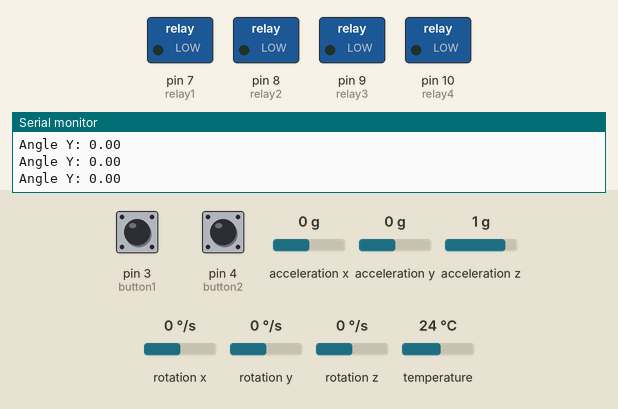
Bench run of a sketch on a simulated Arduino Uno, built with avr-gcc and run on an emulated ATmega328P. Parts: switched loads named in the sketch (green lamp = pin HIGH), the last lines printed to the serial monitor. The test bench sets the inputs (shaded band); at power-on: pin 3 (button1) HIGH, pin 4 (button2) HIGH, rotation y 0 °/s, acceleration x 0 g, acceleration y 0 g, acceleration z 1 g, rotation x 0 °/s, rotation z 0 °/s, temperature 24 °C.

Above: at 1.2 s.
1.3 s: pin 3 (button1) pulled LOW for 0.15 s
At 1.38 s:
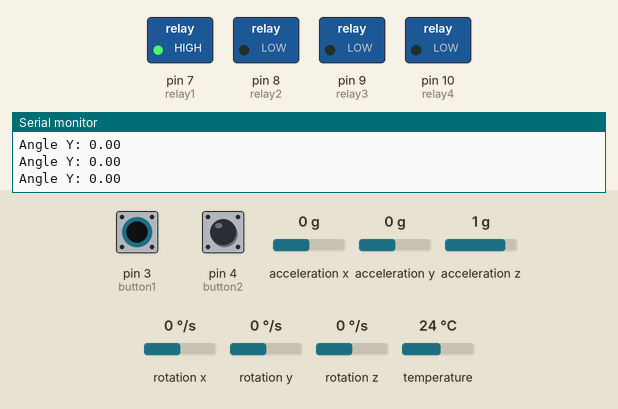
2.9 s: pin 4 (button2) pulled LOW for 0.15 s
At 2.98 s:
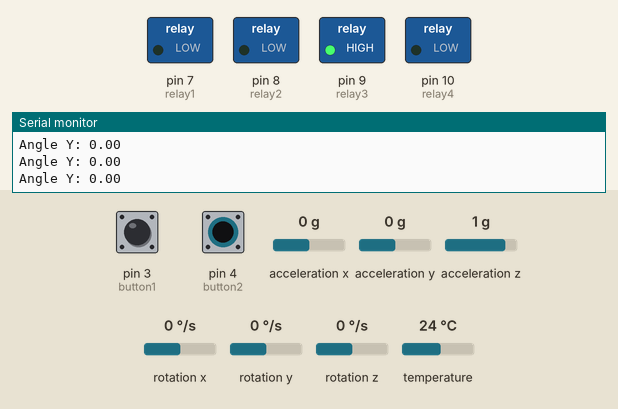
4.5 s: rotation y set to -192 °/s
7.5 s: pin 3 (button1) pulled LOW for 1 s
At 8.3 s:
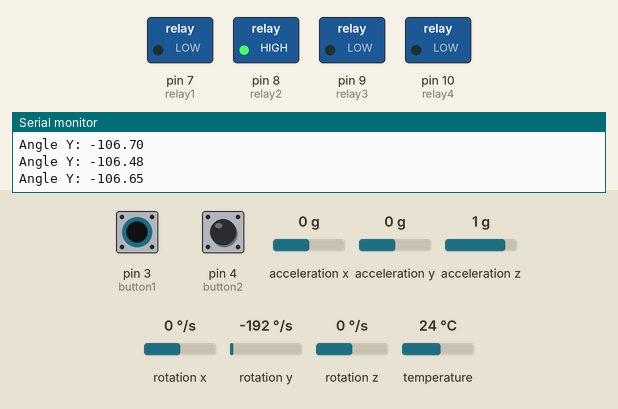
10.0 s: pin 3 (button1) pulled LOW for 3.2 s
At 14.0 s:
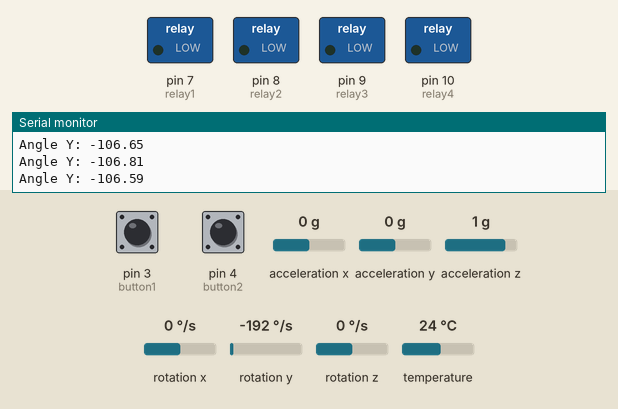
14.7 s: pin 4 (button2) pulled LOW for 3.2 s
At 15.4 s:
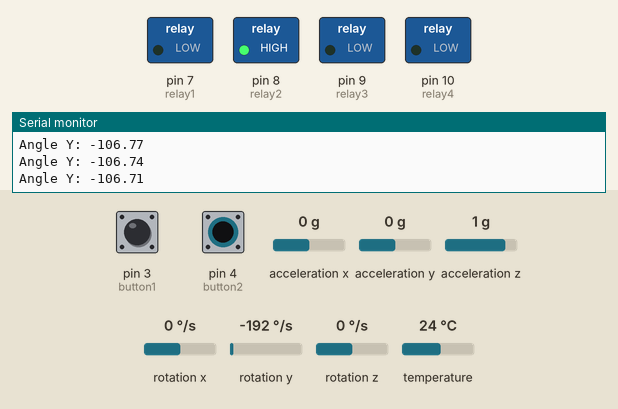
Timing chart, 0 to 19.4 s (numbered marks = the images above; inputs shaded):
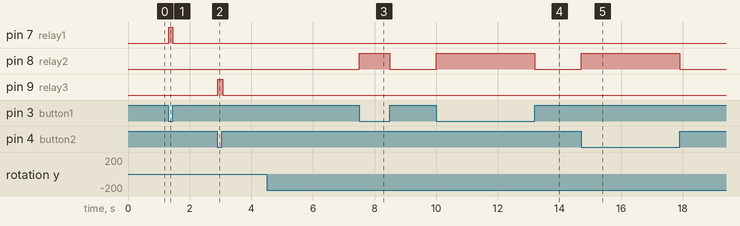

Measured:
- after the input at 1.3 s, pin 7 (relay1): LOW → HIGH at once, → LOW 0.14 s later
- after the input at 2.9 s, pin 9 (relay3): LOW → HIGH at once, → LOW 0.16 s later
- after the input at 7.5 s, pin 8 (relay2): LOW → HIGH at once, → LOW 1.0 s later
- after the input at 10.0 s, pin 8 (relay2): LOW → HIGH at once, → LOW 3.2 s later
- after the input at 14.7 s, pin 8 (relay2): LOW → HIGH at once, → LOW 3.2 s later

The sketch:

Self-control.ino
```cpp
/* Self-control.ino
 * Damithrafdo from StrydoLabs All Right Reserved | strydolabs@gmail.com | damithrafdo@gmail.com | +94716507322
 * Alternative solution for Opacmare-transformer platform controller
 * Hardware: Arduino UNO, MPU6050 gyro sensor, Relay module, Push button
 * Simulation: https://wokwi.com/projects/461944067471851521
 * GitHub: https://github.com/DamithraFdo/Opacmare-controller
 */

#include <Adafruit_MPU6050.h>
#include <Adafruit_Sensor.h>
#include <Wire.h>

// MPU6050
Adafruit_MPU6050 mpu;
sensors_event_t accel, gyro, temp;

// PINS
const int button1 = 3;
const int button2 = 4;

const int relay1 = 7;
const int relay2 = 8;
const int relay3 = 9;
const int relay4 = 10;

// ANGLE SETTINGS
const float negativeLimit = -7.0;
const float positiveLimit = 7.0;

const float resetMin = -3.0;
const float resetMax = 3.0;

const float alpha = 0.96;

// VARIABLES
float angleY = 0;
unsigned long lastTime;

// POSITION CONTROL FUNCTION
void maintainPosition(bool systemActive, int activeRelayPin) {

  if (!systemActive) return;

  // TOO LOW (-7)
  // NEED TO GO UP
  if (angleY < negativeLimit) {

    digitalWrite(activeRelayPin, LOW);   // main relay OFF
    digitalWrite(relay2, HIGH);         // correction UP
    digitalWrite(relay4, LOW);
  }

  // TOO HIGH (+7)
  // NEED TO GO DOWN
  else if (angleY > positiveLimit) {

    digitalWrite(activeRelayPin, LOW);   // main relay OFF
    digitalWrite(relay2, LOW);
    digitalWrite(relay4, HIGH);         // correction DOWN
  }

  // STABLE ZONE (-3 to +3)
  else if (angleY >= resetMin && angleY <= resetMax) {

    digitalWrite(relay2, LOW);
    digitalWrite(relay4, LOW);

    digitalWrite(activeRelayPin, HIGH); // main relay ON again
  }
}

void setup() {

  Serial.begin(115200);

  pinMode(button1, INPUT_PULLUP);
  pinMode(button2, INPUT_PULLUP);

  pinMode(relay1, OUTPUT);
  pinMode(relay2, OUTPUT);
  pinMode(relay3, OUTPUT);
  pinMode(relay4, OUTPUT);

  digitalWrite(relay1, LOW);
  digitalWrite(relay2, LOW);
  digitalWrite(relay3, LOW);
  digitalWrite(relay4, LOW);

  // MPU INIT
  while (!mpu.begin()) {
    Serial.println("MPU6050 not connected!");
    delay(1000);
  }

  Serial.println("MPU6050 READY!");

  lastTime = millis();
}

void loop() {

  // Read sensor
  mpu.getEvent(&accel, &gyro, &temp);

  // time delta
  unsigned long currentTime = millis();
  float dt = (currentTime - lastTime) / 1000.0;
  lastTime = currentTime;

  // accelerometer angle
  float accAngleY =
    atan2(accel.acceleration.x,
          accel.acceleration.z) * 180 / PI;

  // gyro rate
  float gyroRateY = gyro.gyro.y * 180 / PI;

  // complementary filter
  angleY =
    alpha * (angleY + gyroRateY * dt)
    + (1 - alpha) * accAngleY;

  // button states
  bool b1 = (digitalRead(button1) == LOW);
  bool b2 = (digitalRead(button2) == LOW);

  // debug
  Serial.print("Angle Y: ");
  Serial.println(angleY);

  // BUTTON 1 SYSTEM
  if (b1) {
    maintainPosition(true, relay1);
  } else {
    digitalWrite(relay1, LOW);
  }

  // BUTTON 2 SYSTEM
  if (b2) {
    maintainPosition(true, relay3);
  } else {
    digitalWrite(relay3, LOW);
  }

  // SAFETY: no buttons pressed
  if (!b1 && !b2) {
    digitalWrite(relay2, LOW);
    digitalWrite(relay4, LOW);
  }

  delay(20);
}
```
